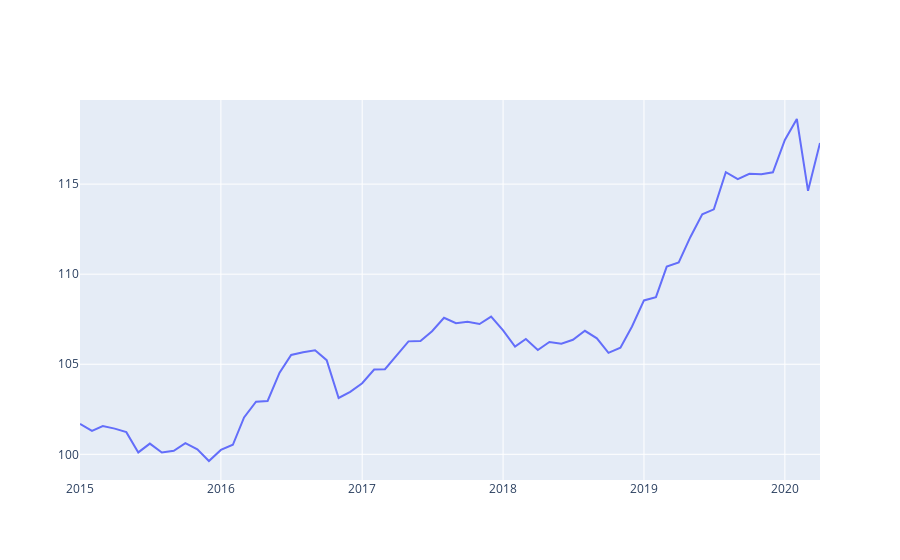

The notebook cell this image was saved under:
### Markdown cell above
# Plot for Morning Intermediate Core-Plus Compound ($100 invested)

### Code cell
fig1 = go.Figure([go.Scatter(x=data['Date'],y=data['Morning Intermediate Core-Plus Compound']) ])
fig1.show()
